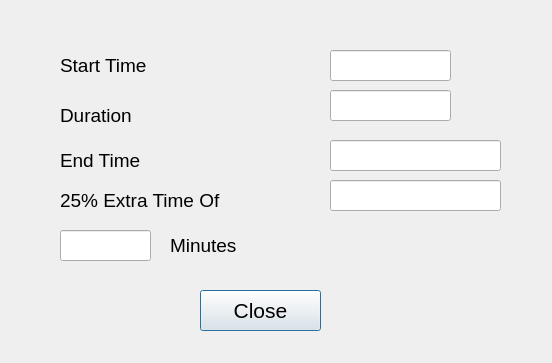
<?xml version="1.0" encoding="UTF-8"?>
<ui version="4.0">
 <class>Dialog</class>
 <widget class="QDialog" name="Dialog">
  <property name="geometry">
   <rect>
    <x>0</x>
    <y>0</y>
    <width>552</width>
    <height>363</height>
   </rect>
  </property>
  <property name="windowTitle">
   <string>Exam Times Output</string>
  </property>
  <widget class="QPushButton" name="button2">
   <property name="geometry">
    <rect>
     <x>200</x>
     <y>290</y>
     <width>121</width>
     <height>41</height>
    </rect>
   </property>
   <property name="font">
    <font>
     <pointsize>16</pointsize>
    </font>
   </property>
   <property name="text">
    <string>Close</string>
   </property>
  </widget>
  <widget class="QLabel" name="label">
   <property name="geometry">
    <rect>
     <x>60</x>
     <y>50</y>
     <width>161</width>
     <height>31</height>
    </rect>
   </property>
   <property name="font">
    <font>
     <pointsize>14</pointsize>
    </font>
   </property>
   <property name="text">
    <string>Start Time</string>
   </property>
  </widget>
  <widget class="QLineEdit" name="lineEdit">
   <property name="geometry">
    <rect>
     <x>330</x>
     <y>50</y>
     <width>121</width>
     <height>31</height>
    </rect>
   </property>
   <property name="font">
    <font>
     <pointsize>16</pointsize>
    </font>
   </property>
  </widget>
  <widget class="QLabel" name="label_2">
   <property name="geometry">
    <rect>
     <x>60</x>
     <y>100</y>
     <width>121</width>
     <height>31</height>
    </rect>
   </property>
   <property name="font">
    <font>
     <pointsize>14</pointsize>
    </font>
   </property>
   <property name="text">
    <string>Duration</string>
   </property>
  </widget>
  <widget class="QLabel" name="label_3">
   <property name="geometry">
    <rect>
     <x>60</x>
     <y>140</y>
     <width>141</width>
     <height>41</height>
    </rect>
   </property>
   <property name="font">
    <font>
     <pointsize>14</pointsize>
    </font>
   </property>
   <property name="text">
    <string>End Time</string>
   </property>
  </widget>
  <widget class="QLineEdit" name="lineEdit_2">
   <property name="geometry">
    <rect>
     <x>330</x>
     <y>90</y>
     <width>121</width>
     <height>31</height>
    </rect>
   </property>
   <property name="font">
    <font>
     <pointsize>16</pointsize>
    </font>
   </property>
  </widget>
  <widget class="QLabel" name="label_4">
   <property name="geometry">
    <rect>
     <x>60</x>
     <y>170</y>
     <width>271</width>
     <height>61</height>
    </rect>
   </property>
   <property name="font">
    <font>
     <pointsize>14</pointsize>
    </font>
   </property>
   <property name="text">
    <string>25% Extra Time Of</string>
   </property>
  </widget>
  <widget class="QLineEdit" name="lineEdit_3">
   <property name="geometry">
    <rect>
     <x>330</x>
     <y>140</y>
     <width>171</width>
     <height>31</height>
    </rect>
   </property>
   <property name="font">
    <font>
     <pointsize>16</pointsize>
    </font>
   </property>
  </widget>
  <widget class="QLineEdit" name="lineEdit_4">
   <property name="geometry">
    <rect>
     <x>330</x>
     <y>180</y>
     <width>171</width>
     <height>31</height>
    </rect>
   </property>
   <property name="font">
    <font>
     <pointsize>16</pointsize>
    </font>
   </property>
  </widget>
  <widget class="QLabel" name="label_6">
   <property name="geometry">
    <rect>
     <x>170</x>
     <y>230</y>
     <width>121</width>
     <height>31</height>
    </rect>
   </property>
   <property name="font">
    <font>
     <pointsize>14</pointsize>
    </font>
   </property>
   <property name="text">
    <string>Minutes</string>
   </property>
  </widget>
  <widget class="QLineEdit" name="lineEdit_5">
   <property name="geometry">
    <rect>
     <x>60</x>
     <y>230</y>
     <width>91</width>
     <height>31</height>
    </rect>
   </property>
   <property name="font">
    <font>
     <pointsize>16</pointsize>
    </font>
   </property>
  </widget>
 </widget>
 <resources/>
 <connections/>
</ui>
